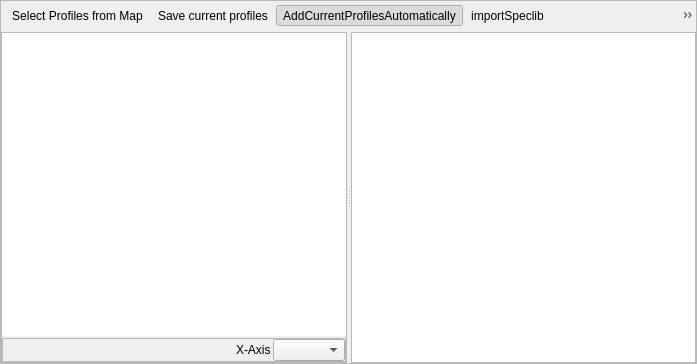
<?xml version="1.0" encoding="UTF-8"?>
<ui version="4.0">
 <class>spectralLibraryView</class>
 <widget class="QFrame" name="spectralLibraryView">
  <property name="geometry">
   <rect>
    <x>0</x>
    <y>0</y>
    <width>697</width>
    <height>364</height>
   </rect>
  </property>
  <property name="windowTitle">
   <string>Frame</string>
  </property>
  <property name="frameShape">
   <enum>QFrame::StyledPanel</enum>
  </property>
  <property name="frameShadow">
   <enum>QFrame::Raised</enum>
  </property>
  <layout class="QVBoxLayout" name="verticalLayout" stretch="0,0">
   <property name="spacing">
    <number>2</number>
   </property>
   <property name="leftMargin">
    <number>0</number>
   </property>
   <property name="topMargin">
    <number>0</number>
   </property>
   <property name="rightMargin">
    <number>0</number>
   </property>
   <property name="bottomMargin">
    <number>0</number>
   </property>
   <item>
    <widget class="QToolBar" name="mToolbar">
     <property name="styleSheet">
      <string notr="true"/>
     </property>
     <property name="iconSize">
      <size>
       <width>18</width>
       <height>18</height>
      </size>
     </property>
     <property name="floatable">
      <bool>false</bool>
     </property>
     <addaction name="actionSelectProfilesFromMap"/>
     <addaction name="actionSaveCurrentProfiles"/>
     <addaction name="actionAddCurrentProfilesAutomatically"/>
     <addaction name="actionImportSpeclib"/>
     <addaction name="actionSaveSpeclib"/>
     <addaction name="actionReload"/>
     <addaction name="separator"/>
     <addaction name="actionToggleEditing"/>
     <addaction name="actionSaveEdits"/>
     <addaction name="actionDeleteSelected"/>
     <addaction name="actionCutSelectedRows"/>
     <addaction name="actionCopySelectedRows"/>
     <addaction name="actionPasteFeatures"/>
     <addaction name="separator"/>
     <addaction name="actionSelectAll"/>
     <addaction name="actionInvertSelection"/>
     <addaction name="actionRemoveSelection"/>
     <addaction name="actionPanMapToSelectedRows"/>
     <addaction name="actionZoomMapToSelectedRows"/>
     <addaction name="separator"/>
     <addaction name="actionAddAttribute"/>
     <addaction name="actionRemoveAttribute"/>
    </widget>
   </item>
   <item>
    <widget class="QSplitter" name="splitter">
     <property name="orientation">
      <enum>Qt::Horizontal</enum>
     </property>
     <widget class="QFrame" name="graphicFrame">
      <property name="sizePolicy">
       <sizepolicy hsizetype="Preferred" vsizetype="Preferred">
        <horstretch>1</horstretch>
        <verstretch>0</verstretch>
       </sizepolicy>
      </property>
      <property name="frameShape">
       <enum>QFrame::StyledPanel</enum>
      </property>
      <property name="frameShadow">
       <enum>QFrame::Raised</enum>
      </property>
      <layout class="QVBoxLayout" name="verticalLayout_3">
       <property name="spacing">
        <number>2</number>
       </property>
       <property name="leftMargin">
        <number>0</number>
       </property>
       <property name="topMargin">
        <number>0</number>
       </property>
       <property name="rightMargin">
        <number>0</number>
       </property>
       <property name="bottomMargin">
        <number>0</number>
       </property>
       <item>
        <widget class="SpectralLibraryPlotWidget" name="plotWidget">
         <property name="frameShape">
          <enum>QFrame::NoFrame</enum>
         </property>
        </widget>
       </item>
       <item>
        <widget class="QFrame" name="btnBarPlotOptions">
         <property name="frameShape">
          <enum>QFrame::StyledPanel</enum>
         </property>
         <property name="frameShadow">
          <enum>QFrame::Raised</enum>
         </property>
         <layout class="QHBoxLayout" name="horizontalLayout_2">
          <property name="spacing">
           <number>2</number>
          </property>
          <property name="leftMargin">
           <number>0</number>
          </property>
          <property name="topMargin">
           <number>0</number>
          </property>
          <property name="rightMargin">
           <number>0</number>
          </property>
          <property name="bottomMargin">
           <number>0</number>
          </property>
          <item>
           <spacer name="horizontalSpacer_3">
            <property name="orientation">
             <enum>Qt::Horizontal</enum>
            </property>
            <property name="sizeHint" stdset="0">
             <size>
              <width>40</width>
              <height>20</height>
             </size>
            </property>
           </spacer>
          </item>
          <item>
           <widget class="QLabel" name="label">
            <property name="text">
             <string>X-Axis</string>
            </property>
           </widget>
          </item>
          <item>
           <widget class="QComboBox" name="cbXUnit">
            <property name="minimumSize">
             <size>
              <width>0</width>
              <height>0</height>
             </size>
            </property>
            <property name="toolTip">
             <string>Select the unti of x-axis.</string>
            </property>
           </widget>
          </item>
         </layout>
        </widget>
       </item>
      </layout>
     </widget>
     <widget class="QFrame" name="listFrame">
      <property name="sizePolicy">
       <sizepolicy hsizetype="Preferred" vsizetype="Preferred">
        <horstretch>1</horstretch>
        <verstretch>0</verstretch>
       </sizepolicy>
      </property>
      <property name="frameShape">
       <enum>QFrame::StyledPanel</enum>
      </property>
      <property name="frameShadow">
       <enum>QFrame::Raised</enum>
      </property>
      <layout class="QVBoxLayout" name="verticalLayout_2">
       <property name="spacing">
        <number>2</number>
       </property>
       <property name="leftMargin">
        <number>0</number>
       </property>
       <property name="topMargin">
        <number>0</number>
       </property>
       <property name="rightMargin">
        <number>0</number>
       </property>
       <property name="bottomMargin">
        <number>0</number>
       </property>
       <item>
        <widget class="SpectralLibraryTableView" name="tableViewSpeclib">
         <property name="acceptDrops">
          <bool>true</bool>
         </property>
         <property name="frameShape">
          <enum>QFrame::NoFrame</enum>
         </property>
         <property name="frameShadow">
          <enum>QFrame::Plain</enum>
         </property>
         <property name="dragEnabled">
          <bool>true</bool>
         </property>
         <property name="dragDropMode">
          <enum>QAbstractItemView::DragDrop</enum>
         </property>
         <property name="defaultDropAction">
          <enum>Qt::CopyAction</enum>
         </property>
         <property name="alternatingRowColors">
          <bool>false</bool>
         </property>
         <property name="sortingEnabled">
          <bool>true</bool>
         </property>
         <attribute name="horizontalHeaderStretchLastSection">
          <bool>false</bool>
         </attribute>
        </widget>
       </item>
      </layout>
     </widget>
    </widget>
   </item>
  </layout>
  <action name="actionImportSpeclib">
   <property name="icon">
    <iconset resource="resources.qrc">
     <normaloff>:/timeseriesviewer/icons/speclib_add.svg</normaloff>:/timeseriesviewer/icons/speclib_add.svg</iconset>
   </property>
   <property name="text">
    <string>importSpeclib</string>
   </property>
   <property name="toolTip">
    <string>Import Spectral Library</string>
   </property>
  </action>
  <action name="actionSaveSpeclib">
   <property name="icon">
    <iconset resource="resources.qrc">
     <normaloff>:/timeseriesviewer/icons/speclib_save.svg</normaloff>:/timeseriesviewer/icons/speclib_save.svg</iconset>
   </property>
   <property name="text">
    <string>Save Spectral Library</string>
   </property>
   <property name="toolTip">
    <string>Save Profiles in Spectral Library</string>
   </property>
  </action>
  <action name="mActionCopySelectedRows">
   <property name="icon">
    <iconset>
     <normaloff>:/images/themes/default/mActionEditCopy.svg</normaloff>:/images/themes/default/mActionEditCopy.svg</iconset>
   </property>
   <property name="text">
    <string>Copy selected rows to clipboard</string>
   </property>
   <property name="toolTip">
    <string>Copy selected rows to clipboard (Ctrl+C)</string>
   </property>
   <property name="shortcut">
    <string>Ctrl+C</string>
   </property>
  </action>
  <action name="actionAddAttribute">
   <property name="icon">
    <iconset>
     <normaloff>:/images/themes/default/mActionNewAttribute.svg</normaloff>:/images/themes/default/mActionNewAttribute.svg</iconset>
   </property>
   <property name="text">
    <string>New field</string>
   </property>
   <property name="toolTip">
    <string>New field (Ctrl+W)</string>
   </property>
   <property name="shortcut">
    <string>Ctrl+W</string>
   </property>
  </action>
  <action name="actionPasteFeatures">
   <property name="icon">
    <iconset>
     <normaloff>:/images/themes/default/mActionEditPaste.svg</normaloff>:/images/themes/default/mActionEditPaste.svg</iconset>
   </property>
   <property name="text">
    <string>Paste features from clipboard</string>
   </property>
   <property name="toolTip">
    <string>Paste features from clipboard (Ctrl+V)</string>
   </property>
   <property name="shortcut">
    <string>Ctrl+V</string>
   </property>
  </action>
  <action name="actionRemoveAttribute">
   <property name="icon">
    <iconset>
     <normaloff>:/images/themes/default/mActionDeleteAttribute.svg</normaloff>:/images/themes/default/mActionDeleteAttribute.svg</iconset>
   </property>
   <property name="text">
    <string>Delete field</string>
   </property>
   <property name="toolTip">
    <string>Delete field (Ctrl+L)</string>
   </property>
   <property name="shortcut">
    <string>Ctrl+L</string>
   </property>
  </action>
  <action name="actionSaveEdits">
   <property name="icon">
    <iconset>
     <normaloff>:/images/themes/default/mActionSaveAllEdits.svg</normaloff>:/images/themes/default/mActionSaveAllEdits.svg</iconset>
   </property>
   <property name="text">
    <string>Save edits</string>
   </property>
   <property name="toolTip">
    <string>Save edits (Ctrl+S)</string>
   </property>
   <property name="shortcut">
    <string>Ctrl+S</string>
   </property>
  </action>
  <action name="actionToggleEditing">
   <property name="checkable">
    <bool>true</bool>
   </property>
   <property name="icon">
    <iconset>
     <normaloff>:/images/themes/default/mActionToggleEditing.svg</normaloff>:/images/themes/default/mActionToggleEditing.svg</iconset>
   </property>
   <property name="text">
    <string>Toggle editing mode</string>
   </property>
   <property name="toolTip">
    <string>Toggle editing mode (Ctrl+E)</string>
   </property>
   <property name="shortcut">
    <string>Ctrl+E</string>
   </property>
  </action>
  <action name="actionSelectProfilesFromMap">
   <property name="icon">
    <iconset resource="resources.qrc">
     <normaloff>:/timeseriesviewer/icons/pickrasterspectrum.svg</normaloff>:/timeseriesviewer/icons/pickrasterspectrum.svg</iconset>
   </property>
   <property name="text">
    <string>Select Profiles from Map</string>
   </property>
   <property name="toolTip">
    <string>Select new profile from map</string>
   </property>
  </action>
  <action name="actionSaveCurrentProfiles">
   <property name="checked">
    <bool>false</bool>
   </property>
   <property name="icon">
    <iconset resource="resources.qrc">
     <normaloff>:/timeseriesviewer/icons/profile2speclib.svg</normaloff>:/timeseriesviewer/icons/profile2speclib.svg</iconset>
   </property>
   <property name="text">
    <string>Save current profiles</string>
   </property>
   <property name="toolTip">
    <string>Add current profile(s) to spectral library</string>
   </property>
   <property name="iconVisibleInMenu">
    <bool>false</bool>
   </property>
  </action>
  <action name="actionReload">
   <property name="icon">
    <iconset resource="resources.qrc">
     <normaloff>:/timeseriesviewer/icons/mActionRefresh.svg</normaloff>:/timeseriesviewer/icons/mActionRefresh.svg</iconset>
   </property>
   <property name="text">
    <string>Reload the table</string>
   </property>
   <property name="toolTip">
    <string>Reload the table</string>
   </property>
  </action>
  <action name="actionSelectAll">
   <property name="icon">
    <iconset>
     <normaloff>:/images/themes/default/mActionSelectAll.svg</normaloff>:/images/themes/default/mActionSelectAll.svg</iconset>
   </property>
   <property name="text">
    <string>Select all</string>
   </property>
   <property name="toolTip">
    <string>Select all (Ctrl+A)</string>
   </property>
   <property name="shortcut">
    <string>Ctrl+A</string>
   </property>
  </action>
  <action name="actionInvertSelection">
   <property name="icon">
    <iconset>
     <normaloff>:/images/themes/default/mActionInvertSelection.svg</normaloff>:/images/themes/default/mActionInvertSelection.svg</iconset>
   </property>
   <property name="text">
    <string>Invert selection</string>
   </property>
   <property name="toolTip">
    <string>Invert selection (Ctrl+R)</string>
   </property>
   <property name="shortcut">
    <string>Ctrl+R</string>
   </property>
  </action>
  <action name="actionRemoveSelection">
   <property name="icon">
    <iconset>
     <normaloff>:/images/themes/default/mActionDeselectAll.svg</normaloff>:/images/themes/default/mActionDeselectAll.svg</iconset>
   </property>
   <property name="text">
    <string>Deselect all</string>
   </property>
   <property name="toolTip">
    <string>Deselect all (Ctrl+Shift+A)</string>
   </property>
   <property name="shortcut">
    <string>Ctrl+Shift+A</string>
   </property>
  </action>
  <action name="actionPanMapToSelectedRows">
   <property name="icon">
    <iconset>
     <normaloff>:/images/themes/default/mActionPanToSelected.svg</normaloff>:/images/themes/default/mActionPanToSelected.svg</iconset>
   </property>
   <property name="text">
    <string>Pan map to the selected rows</string>
   </property>
   <property name="toolTip">
    <string>Pan map to the selected rows (Ctrl+P)</string>
   </property>
   <property name="shortcut">
    <string>Ctrl+P</string>
   </property>
  </action>
  <action name="actionZoomMapToSelectedRows">
   <property name="icon">
    <iconset>
     <normaloff>:/images/themes/default/mActionZoomToSelected.svg</normaloff>:/images/themes/default/mActionZoomToSelected.svg</iconset>
   </property>
   <property name="text">
    <string>Zoom map to the selected rows</string>
   </property>
   <property name="toolTip">
    <string>Zoom map to the selected rows (Ctrl+J)</string>
   </property>
   <property name="shortcut">
    <string>Ctrl+J</string>
   </property>
  </action>
  <action name="actionDeleteSelected">
   <property name="icon">
    <iconset>
     <normaloff>:/images/themes/default/mActionDeleteSelected.svg</normaloff>:/images/themes/default/mActionDeleteSelected.svg</iconset>
   </property>
   <property name="text">
    <string>Delete selected features</string>
   </property>
   <property name="toolTip">
    <string>Delete selected features</string>
   </property>
   <property name="shortcut">
    <string>Del</string>
   </property>
  </action>
  <action name="actionCutSelectedRows">
   <property name="icon">
    <iconset>
     <normaloff>:/images/themes/default/mActionEditCut.svg</normaloff>:/images/themes/default/mActionEditCut.svg</iconset>
   </property>
   <property name="text">
    <string>Cut selected rows to clipboard</string>
   </property>
   <property name="toolTip">
    <string>Cut selected rows to clipboard (Ctrl+X)</string>
   </property>
   <property name="shortcut">
    <string>Ctrl+X</string>
   </property>
  </action>
  <action name="actionCopySelectedRows">
   <property name="icon">
    <iconset>
     <normaloff>:/images/themes/default/mActionEditCopy.svg</normaloff>:/images/themes/default/mActionEditCopy.svg</iconset>
   </property>
   <property name="text">
    <string>Copy selected rows to clipboard</string>
   </property>
   <property name="toolTip">
    <string>Copy selected rows to clipboard (Ctrl+C)</string>
   </property>
   <property name="shortcut">
    <string>Ctrl+C</string>
   </property>
  </action>
  <action name="actionAddCurrentProfilesAutomatically">
   <property name="checkable">
    <bool>true</bool>
   </property>
   <property name="checked">
    <bool>true</bool>
   </property>
   <property name="icon">
    <iconset resource="resources.qrc">
     <normaloff>:/timeseriesviewer/icons/profile2speclib_auto.svg</normaloff>:/timeseriesviewer/icons/profile2speclib_auto.svg</iconset>
   </property>
   <property name="text">
    <string>AddCurrentProfilesAutomatically</string>
   </property>
   <property name="toolTip">
    <string>Add new profiles automatically to opened Spectral Library</string>
   </property>
  </action>
 </widget>
 <customwidgets>
  <customwidget>
   <class>SpectralLibraryTableView</class>
   <extends>QTableView</extends>
   <header>timeseriesviewer/spectrallibraries</header>
  </customwidget>
  <customwidget>
   <class>SpectralLibraryPlotWidget</class>
   <extends>QGraphicsView</extends>
   <header>timeseriesviewer/spectrallibraries</header>
  </customwidget>
 </customwidgets>
 <resources>
  <include location="resources.qrc"/>
 </resources>
 <connections/>
</ui>
